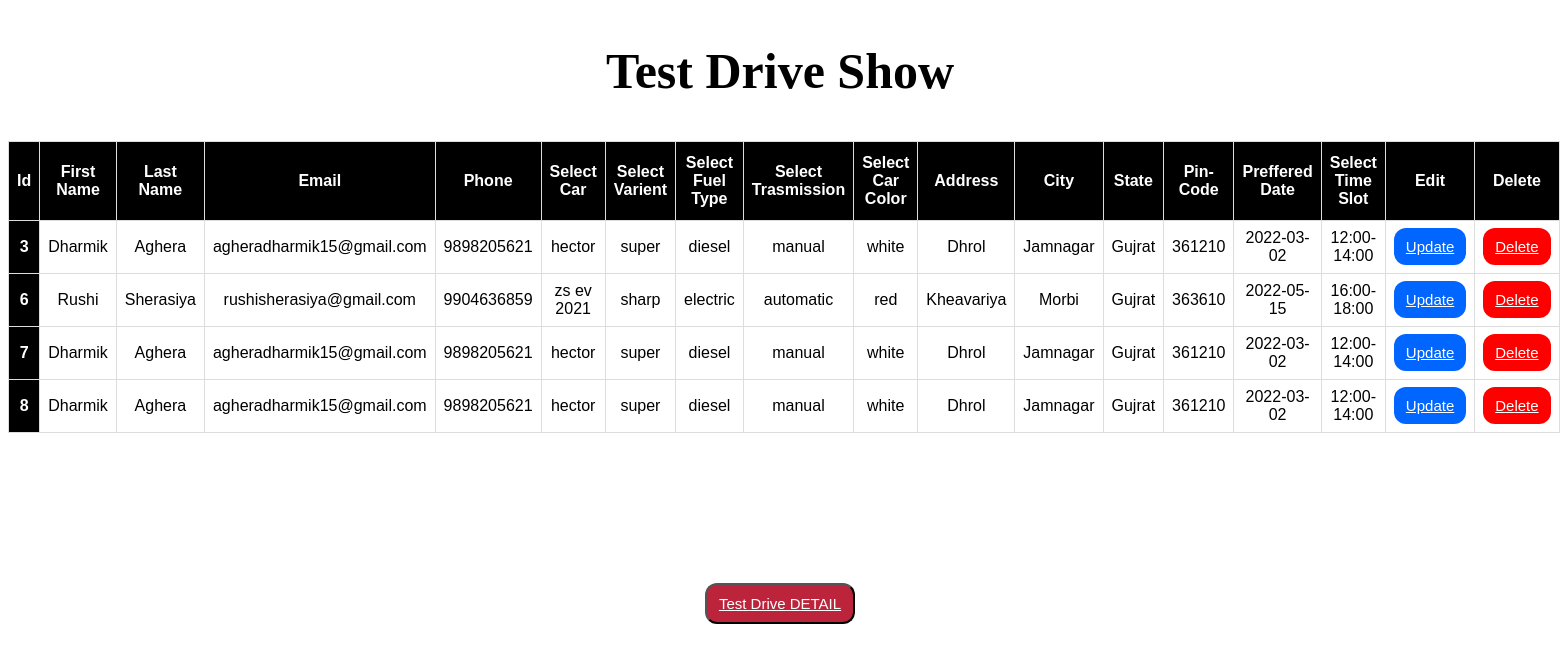
The page /Admin/testdrive_show.php on the database its author committed.
### tables this page shows
CREATE TABLE `testdrive` (
  `id` int(11) NOT NULL,
  `fname` varchar(100) NOT NULL,
  `lname` varchar(100) NOT NULL,
  `email` varchar(100) NOT NULL,
  `phone` varchar(100) NOT NULL,
  `car` varchar(100) NOT NULL,
  `varient` varchar(100) NOT NULL,
  `fueltype` varchar(100) NOT NULL,
  `transmission` varchar(100) NOT NULL,
  `color` varchar(100) NOT NULL,
  `address` varchar(100) NOT NULL,
  `city` varchar(100) NOT NULL,
  `state` varchar(100) NOT NULL,
  `pincode` varchar(100) NOT NULL,
  `date` date NOT NULL,
  `time` varchar(100) NOT NULL
);

### Admin/testdrive_show.php (the view, shortened to what this page needs)
<!DOCTYPE html>
<html>
<head>
</head>
<body>
 <h2 class="text-center pt-5">Test Drive Show</h2>
 <table class="center" style="width: 1000px" border="1px solid black">
  <thead>
    <tr>
      <th scope="col">Id</th>
      <th scope="col">First Name</th>
      <th scope="col">Last Name</th>
      <th scope="col">Email</th>
      <th scope="col">Phone</th>
      <th scope="col">Select Car</th>
      <th scope="col">Select Varient</th>
      <th scope="col">Select Fuel Type</th>
      <th scope="col">Select Trasmission </th>
      <th scope="col">Select Car Color</th>
      <th scope="col">Address</th>
      <th scope="col">City </th>
      <th scope="col">State</th>
      <th scope="col">Pin-Code </th>
      <th scope="col">Preffered Date</th>
      <th scope="col">Select Time Slot </th>
      <th scope="col">Edit</th>
      <th scope="col">Delete</th>
    </tr>
  </thead>
  <tbody>
    <?php
    include("connect.php");
    $temp=mysqli_query($con,"SELECT * FROM `testdrive`");
    while($data=mysqli_fetch_array($temp))
    {
      ?>
      <tr>
        <th scope="col"><?php echo $data['id']; ?></th>
        <td scope="col"><?php echo $data['fname']; ?></td>
        <td scope="col"><?php echo $data['lname']; ?></td>
        <td scope="col"><?php echo $data['email']; ?></td>
        <td scope="col"><?php echo $data['phone']; ?></td>
        <td scope="col"><?php echo $data['car']; ?></td>
        <td scope="col"><?php echo $data['varient']; ?></td>
        <td scope="col"><?php echo $data['fueltype']; ?></td>
        <td scope="col"><?php echo $data['transmission']; ?> </td>
        <td scope="col"><?php echo $data['color']; ?></td>
        <td scope="col"><?php echo $data['address']; ?></td>
        <td scope="col"><?php echo $data['city']; ?> </td>
        <td scope="col"><?php echo $data['state']; ?></td>
        <td scope="col"><?php echo $data['pincode']; ?> </td>
        <td scope="col"><?php echo $data['date']; ?></td>
        <td scope="col"><?php echo $data['time']; ?></td>
       <td><a href="testdrive_update.php?id=<?php echo $data['id']; ?>"
        class="button">Update</a></td>
        <td><a href="testdrive_delete.php?uidi=<?php echo $data['id']; ?>"
          class="button1">Delete</a></td>
        </tr>
      </tbody>
      <?php
    }
    ?>
  </table>
  <button class="ab"><a href="testdrive_insert.php" class="abc">Test Drive DETAIL</a></button>
 <br> <br>
</body>
</html>

### Admin/testdrive_show.php (style rules this page uses)
body { text-align: center; }
table { font-family: Arial, Helvetica, sans-serif; border-collapse: collapse; width: 100%; }
h2 { font-size: 50px; }
td, th { border: 1px solid #ddd; padding: 8px; text-align: center; }
th { padding-top: 12px; padding-bottom: 12px; text-align: center; background-color: #000; color: white; }
.center { margin-left: auto; margin-right: auto; }
.button { padding: 10px 12px; font-size: 15px; text-align: center; cursor: pointer; outline: none; color: #fff; background-color: #0066ff; border: none; border-radius: 12px; }
.button1 { padding: 10px 12px; font-size: 15px; text-align: center; cursor: pointer; outline: none; color: #fff; background-color: #ff0000; border: none; border-radius: 12px; }
button.ab { margin-top: 150px; padding: 10px 12px; font-size: 15px; text-align: center; cursor: pointer; background-color:#BC243C ; border-radius: 12px; }
.abc { color:white; }

### rows shown on the page
testdrive: id "3", fname "Dharmik", lname "Aghera", email "agheradharmik15@gmail.com", phone "9898205621", car "hector", varient "super", fueltype "diesel", transmission "manual", color "white", address "Dhrol", city "Jamnagar", state "Gujrat", pincode "361210", date "2022-03-02", time "12:00-14:00"
testdrive: id "6", fname "Rushi", lname "Sherasiya", email "rushisherasiya@gmail.com", phone "9904636859", car "zs ev 2021", varient "sharp", fueltype "electric", transmission "automatic", color "red", address "Kheavariya", city "Morbi", state "Gujrat", pincode "363610", date "2022-05-15", time "16:00-18:00"
testdrive: id "7", fname "Dharmik", lname "Aghera", email "agheradharmik15@gmail.com", phone "9898205621", car "hector", varient "super", fueltype "diesel", transmission "manual", color "white", address "Dhrol", city "Jamnagar", state "Gujrat", pincode "361210", date "2022-03-02", time "12:00-14:00"
testdrive: id "8", fname "Dharmik", lname "Aghera", email "agheradharmik15@gmail.com", phone "9898205621", car "hector", varient "super", fueltype "diesel", transmission "manual", color "white", address "Dhrol", city "Jamnagar", state "Gujrat", pincode "361210", date "2022-03-02", time "12:00-14:00"
